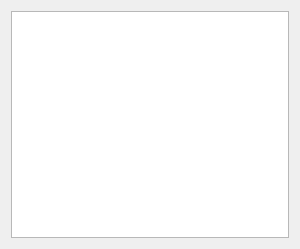
<?xml version="1.0" encoding="UTF-8"?>
<ui version="4.0">
 <class>Dialog</class>
 <widget class="QDialog" name="Dialog">
  <property name="geometry">
   <rect>
    <x>0</x>
    <y>0</y>
    <width>300</width>
    <height>249</height>
   </rect>
  </property>
  <property name="windowTitle">
   <string>Dialog</string>
  </property>
  <layout class="QHBoxLayout" name="horizontalLayout">
   <item>
    <widget class="QTableView" name="tableView"/>
   </item>
  </layout>
 </widget>
 <layoutdefault spacing="6" margin="11"/>
 <resources/>
 <connections/>
</ui>
